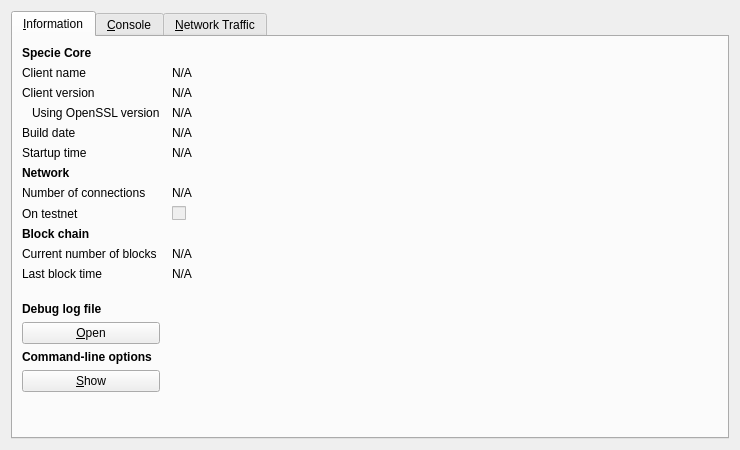
<?xml version="1.0" encoding="UTF-8"?>
<ui version="4.0">
 <class>RPCConsole</class>
 <widget class="QDialog" name="RPCConsole">
  <property name="geometry">
   <rect>
    <x>0</x>
    <y>0</y>
    <width>740</width>
    <height>450</height>
   </rect>
  </property>
  <property name="windowTitle">
   <string>Specie - Debug window</string>
  </property>
  <layout class="QVBoxLayout" name="verticalLayout_2">
   <item>
    <widget class="QTabWidget" name="tabWidget">
     <property name="currentIndex">
      <number>0</number>
     </property>
     <widget class="QWidget" name="tab_info">
      <attribute name="title">
       <string>&amp;Information</string>
      </attribute>
      <layout class="QGridLayout" name="gridLayout" columnstretch="0,1">
       <property name="horizontalSpacing">
        <number>12</number>
       </property>
       <item row="0" column="0">
        <widget class="QLabel" name="label_9">
         <property name="font">
          <font>
           <weight>75</weight>
           <bold>true</bold>
          </font>
         </property>
         <property name="text">
          <string>Specie Core</string>
         </property>
        </widget>
       </item>
       <item row="1" column="0">
        <widget class="QLabel" name="label_5">
         <property name="text">
          <string>Client name</string>
         </property>
        </widget>
       </item>
       <item row="1" column="1">
        <widget class="QLabel" name="clientName">
         <property name="cursor">
          <cursorShape>IBeamCursor</cursorShape>
         </property>
         <property name="text">
          <string>N/A</string>
         </property>
         <property name="textFormat">
          <enum>Qt::PlainText</enum>
         </property>
         <property name="textInteractionFlags">
          <set>Qt::LinksAccessibleByMouse|Qt::TextSelectableByKeyboard|Qt::TextSelectableByMouse</set>
         </property>
        </widget>
       </item>
       <item row="2" column="0">
        <widget class="QLabel" name="label_6">
         <property name="text">
          <string>Client version</string>
         </property>
        </widget>
       </item>
       <item row="2" column="1">
        <widget class="QLabel" name="clientVersion">
         <property name="cursor">
          <cursorShape>IBeamCursor</cursorShape>
         </property>
         <property name="text">
          <string>N/A</string>
         </property>
         <property name="textFormat">
          <enum>Qt::PlainText</enum>
         </property>
         <property name="textInteractionFlags">
          <set>Qt::LinksAccessibleByMouse|Qt::TextSelectableByKeyboard|Qt::TextSelectableByMouse</set>
         </property>
        </widget>
       </item>
       <item row="3" column="0">
        <widget class="QLabel" name="label_14">
         <property name="text">
          <string>Using OpenSSL version</string>
         </property>
         <property name="indent">
          <number>10</number>
         </property>
        </widget>
       </item>
       <item row="3" column="1">
        <widget class="QLabel" name="openSSLVersion">
         <property name="cursor">
          <cursorShape>IBeamCursor</cursorShape>
         </property>
         <property name="text">
          <string>N/A</string>
         </property>
         <property name="textFormat">
          <enum>Qt::PlainText</enum>
         </property>
         <property name="textInteractionFlags">
          <set>Qt::LinksAccessibleByMouse|Qt::TextSelectableByKeyboard|Qt::TextSelectableByMouse</set>
         </property>
        </widget>
       </item>
       <item row="4" column="0">
        <widget class="QLabel" name="label_12">
         <property name="text">
          <string>Build date</string>
         </property>
        </widget>
       </item>
       <item row="4" column="1">
        <widget class="QLabel" name="buildDate">
         <property name="cursor">
          <cursorShape>IBeamCursor</cursorShape>
         </property>
         <property name="text">
          <string>N/A</string>
         </property>
         <property name="textFormat">
          <enum>Qt::PlainText</enum>
         </property>
         <property name="textInteractionFlags">
          <set>Qt::LinksAccessibleByMouse|Qt::TextSelectableByKeyboard|Qt::TextSelectableByMouse</set>
         </property>
        </widget>
       </item>
       <item row="5" column="0">
        <widget class="QLabel" name="label_13">
         <property name="text">
          <string>Startup time</string>
         </property>
        </widget>
       </item>
       <item row="5" column="1">
        <widget class="QLabel" name="startupTime">
         <property name="cursor">
          <cursorShape>IBeamCursor</cursorShape>
         </property>
         <property name="text">
          <string>N/A</string>
         </property>
         <property name="textFormat">
          <enum>Qt::PlainText</enum>
         </property>
         <property name="textInteractionFlags">
          <set>Qt::LinksAccessibleByMouse|Qt::TextSelectableByKeyboard|Qt::TextSelectableByMouse</set>
         </property>
        </widget>
       </item>
       <item row="6" column="0">
        <widget class="QLabel" name="label_11">
         <property name="font">
          <font>
           <weight>75</weight>
           <bold>true</bold>
          </font>
         </property>
         <property name="text">
          <string>Network</string>
         </property>
        </widget>
       </item>
       <item row="7" column="0">
        <widget class="QLabel" name="label_7">
         <property name="text">
          <string>Number of connections</string>
         </property>
        </widget>
       </item>
       <item row="7" column="1">
        <widget class="QLabel" name="numberOfConnections">
         <property name="cursor">
          <cursorShape>IBeamCursor</cursorShape>
         </property>
         <property name="text">
          <string>N/A</string>
         </property>
         <property name="textFormat">
          <enum>Qt::PlainText</enum>
         </property>
         <property name="textInteractionFlags">
          <set>Qt::LinksAccessibleByMouse|Qt::TextSelectableByKeyboard|Qt::TextSelectableByMouse</set>
         </property>
        </widget>
       </item>
       <item row="8" column="0">
        <widget class="QLabel" name="label_8">
         <property name="text">
          <string>On testnet</string>
         </property>
        </widget>
       </item>
       <item row="8" column="1">
        <widget class="QCheckBox" name="isTestNet">
         <property name="enabled">
          <bool>false</bool>
         </property>
         <property name="text">
          <string/>
         </property>
        </widget>
       </item>
       <item row="9" column="0">
        <widget class="QLabel" name="label_10">
         <property name="font">
          <font>
           <weight>75</weight>
           <bold>true</bold>
          </font>
         </property>
         <property name="text">
          <string>Block chain</string>
         </property>
        </widget>
       </item>
       <item row="10" column="0">
        <widget class="QLabel" name="label_3">
         <property name="text">
          <string>Current number of blocks</string>
         </property>
        </widget>
       </item>
       <item row="10" column="1">
        <widget class="QLabel" name="numberOfBlocks">
         <property name="cursor">
          <cursorShape>IBeamCursor</cursorShape>
         </property>
         <property name="text">
          <string>N/A</string>
         </property>
         <property name="textFormat">
          <enum>Qt::PlainText</enum>
         </property>
         <property name="textInteractionFlags">
          <set>Qt::LinksAccessibleByMouse|Qt::TextSelectableByKeyboard|Qt::TextSelectableByMouse</set>
         </property>
        </widget>
       </item>
       <item row="11" column="0">
        <widget class="QLabel" name="label_2">
         <property name="text">
          <string>Last block time</string>
         </property>
        </widget>
       </item>
       <item row="11" column="1">
        <widget class="QLabel" name="lastBlockTime">
         <property name="cursor">
          <cursorShape>IBeamCursor</cursorShape>
         </property>
         <property name="text">
          <string>N/A</string>
         </property>
         <property name="textFormat">
          <enum>Qt::PlainText</enum>
         </property>
         <property name="textInteractionFlags">
          <set>Qt::LinksAccessibleByMouse|Qt::TextSelectableByKeyboard|Qt::TextSelectableByMouse</set>
         </property>
        </widget>
       </item>
       <item row="12" column="0">
        <spacer name="verticalSpacer_2">
         <property name="orientation">
          <enum>Qt::Vertical</enum>
         </property>
         <property name="sizeHint" stdset="0">
          <size>
           <width>20</width>
           <height>20</height>
          </size>
         </property>
        </spacer>
       </item>
       <item row="13" column="0">
        <widget class="QLabel" name="labelDebugLogfile">
         <property name="font">
          <font>
           <weight>75</weight>
           <bold>true</bold>
          </font>
         </property>
         <property name="text">
          <string>Debug log file</string>
         </property>
        </widget>
       </item>
       <item row="14" column="0">
        <widget class="QPushButton" name="openDebugLogfileButton">
         <property name="toolTip">
          <string>Open the Specie debug log file from the current data directory. This can take a few seconds for large log files.</string>
         </property>
         <property name="text">
          <string>&amp;Open</string>
         </property>
         <property name="autoDefault">
          <bool>false</bool>
         </property>
        </widget>
       </item>
       <item row="15" column="0">
        <widget class="QLabel" name="labelCLOptions">
         <property name="font">
          <font>
           <weight>75</weight>
           <bold>true</bold>
          </font>
         </property>
         <property name="text">
          <string>Command-line options</string>
         </property>
        </widget>
       </item>
       <item row="16" column="0">
        <widget class="QPushButton" name="showCLOptionsButton">
         <property name="toolTip">
          <string>Show the Specie-Qt help message to get a list with possible Specie command-line options.</string>
         </property>
         <property name="text">
          <string>&amp;Show</string>
         </property>
         <property name="autoDefault">
          <bool>false</bool>
         </property>
        </widget>
       </item>
       <item row="17" column="0">
        <spacer name="verticalSpacer">
         <property name="orientation">
          <enum>Qt::Vertical</enum>
         </property>
         <property name="sizeHint" stdset="0">
          <size>
           <width>20</width>
           <height>40</height>
          </size>
         </property>
        </spacer>
       </item>
      </layout>
     </widget>
     <widget class="QWidget" name="tab_console">
      <attribute name="title">
       <string>&amp;Console</string>
      </attribute>
      <layout class="QVBoxLayout" name="verticalLayout_3">
       <property name="spacing">
        <number>3</number>
       </property>
       <item>
        <widget class="QTextEdit" name="messagesWidget">
         <property name="minimumSize">
          <size>
           <width>0</width>
           <height>100</height>
          </size>
         </property>
         <property name="readOnly">
          <bool>true</bool>
         </property>
         <property name="tabKeyNavigation" stdset="0">
          <bool>false</bool>
         </property>
         <property name="columnCount" stdset="0">
          <number>2</number>
         </property>
        </widget>
       </item>
       <item>
        <layout class="QHBoxLayout" name="horizontalLayout">
         <property name="spacing">
          <number>3</number>
         </property>
         <item>
          <widget class="QLabel" name="label">
           <property name="text">
            <string notr="true">&gt;</string>
           </property>
          </widget>
         </item>
         <item>
          <widget class="QLineEdit" name="lineEdit"/>
         </item>
         <item>
          <widget class="QPushButton" name="clearButton">
           <property name="maximumSize">
            <size>
             <width>24</width>
             <height>24</height>
            </size>
           </property>
           <property name="toolTip">
            <string>Clear console</string>
           </property>
           <property name="text">
            <string/>
           </property>
           <property name="icon">
            <iconset resource="../bitcoin.qrc">
             <normaloff>:/icons/remove</normaloff>:/icons/remove</iconset>
           </property>
           <property name="shortcut">
            <string notr="true">Ctrl+L</string>
           </property>
           <property name="autoDefault">
            <bool>false</bool>
           </property>
          </widget>
         </item>
        </layout>
       </item>
      </layout>
     </widget>
     <widget class="QWidget" name="tab">
      <attribute name="title">
       <string>&amp;Network Traffic</string>
      </attribute>
      <layout class="QHBoxLayout" name="horizontalLayout_3">
       <item>
        <layout class="QVBoxLayout" name="verticalLayout_4">
         <item>
          <widget class="TrafficGraphWidget" name="trafficGraph" native="true">
           <property name="sizePolicy">
            <sizepolicy hsizetype="Expanding" vsizetype="Expanding">
             <horstretch>0</horstretch>
             <verstretch>0</verstretch>
            </sizepolicy>
           </property>
          </widget>
         </item>
         <item>
          <layout class="QHBoxLayout" name="horizontalLayout_2">
           <item>
            <widget class="QSlider" name="sldGraphRange">
             <property name="minimum">
              <number>1</number>
             </property>
             <property name="maximum">
              <number>288</number>
             </property>
             <property name="pageStep">
              <number>12</number>
             </property>
             <property name="value">
              <number>6</number>
             </property>
             <property name="orientation">
              <enum>Qt::Horizontal</enum>
             </property>
            </widget>
           </item>
           <item>
            <widget class="QLabel" name="lblGraphRange">
             <property name="minimumSize">
              <size>
               <width>100</width>
               <height>0</height>
              </size>
             </property>
             <property name="alignment">
              <set>Qt::AlignCenter</set>
             </property>
            </widget>
           </item>
           <item>
            <widget class="QPushButton" name="btnClearTrafficGraph">
             <property name="text">
              <string>&amp;Clear</string>
             </property>
            </widget>
           </item>
          </layout>
         </item>
        </layout>
       </item>
       <item>
        <layout class="QVBoxLayout" name="verticalLayout">
         <item>
          <widget class="QGroupBox" name="groupBox">
           <property name="title">
            <string>Totals</string>
           </property>
           <layout class="QVBoxLayout" name="verticalLayout_5">
            <item>
             <layout class="QHBoxLayout" name="horizontalLayout_4">
              <item>
               <widget class="Line" name="line">
                <property name="sizePolicy">
                 <sizepolicy hsizetype="Fixed" vsizetype="Fixed">
                  <horstretch>0</horstretch>
                  <verstretch>0</verstretch>
                 </sizepolicy>
                </property>
                <property name="minimumSize">
                 <size>
                  <width>10</width>
                  <height>0</height>
                 </size>
                </property>
                <property name="palette">
                 <palette>
                  <active>
                   <colorrole role="Light">
                    <brush brushstyle="SolidPattern">
                     <color alpha="255">
                      <red>0</red>
                      <green>255</green>
                      <blue>0</blue>
                     </color>
                    </brush>
                   </colorrole>
                  </active>
                  <inactive>
                   <colorrole role="Light">
                    <brush brushstyle="SolidPattern">
                     <color alpha="255">
                      <red>0</red>
                      <green>255</green>
                      <blue>0</blue>
                     </color>
                    </brush>
                   </colorrole>
                  </inactive>
                  <disabled>
                   <colorrole role="Light">
                    <brush brushstyle="SolidPattern">
                     <color alpha="255">
                      <red>0</red>
                      <green>255</green>
                      <blue>0</blue>
                     </color>
                    </brush>
                   </colorrole>
                  </disabled>
                 </palette>
                </property>
                <property name="orientation">
                 <enum>Qt::Horizontal</enum>
                </property>
               </widget>
              </item>
              <item>
               <widget class="QLabel" name="label_16">
                <property name="text">
                 <string>In:</string>
                </property>
               </widget>
              </item>
              <item>
               <widget class="QLabel" name="lblBytesIn">
                <property name="minimumSize">
                 <size>
                  <width>50</width>
                  <height>0</height>
                 </size>
                </property>
                <property name="alignment">
                 <set>Qt::AlignRight|Qt::AlignTrailing|Qt::AlignVCenter</set>
                </property>
               </widget>
              </item>
             </layout>
            </item>
            <item>
             <layout class="QHBoxLayout" name="horizontalLayout_5">
              <item>
               <widget class="Line" name="line_2">
                <property name="sizePolicy">
                 <sizepolicy hsizetype="Fixed" vsizetype="Fixed">
                  <horstretch>0</horstretch>
                  <verstretch>0</verstretch>
                 </sizepolicy>
                </property>
                <property name="minimumSize">
                 <size>
                  <width>10</width>
                  <height>0</height>
                 </size>
                </property>
                <property name="palette">
                 <palette>
                  <active>
                   <colorrole role="Light">
                    <brush brushstyle="SolidPattern">
                     <color alpha="255">
                      <red>255</red>
                      <green>0</green>
                      <blue>0</blue>
                     </color>
                    </brush>
                   </colorrole>
                  </active>
                  <inactive>
                   <colorrole role="Light">
                    <brush brushstyle="SolidPattern">
                     <color alpha="255">
                      <red>255</red>
                      <green>0</green>
                      <blue>0</blue>
                     </color>
                    </brush>
                   </colorrole>
                  </inactive>
                  <disabled>
                   <colorrole role="Light">
                    <brush brushstyle="SolidPattern">
                     <color alpha="255">
                      <red>255</red>
                      <green>0</green>
                      <blue>0</blue>
                     </color>
                    </brush>
                   </colorrole>
                  </disabled>
                 </palette>
                </property>
                <property name="orientation">
                 <enum>Qt::Horizontal</enum>
                </property>
               </widget>
              </item>
              <item>
               <widget class="QLabel" name="label_17">
                <property name="text">
                 <string>Out:</string>
                </property>
               </widget>
              </item>
              <item>
               <widget class="QLabel" name="lblBytesOut">
                <property name="minimumSize">
                 <size>
                  <width>50</width>
                  <height>0</height>
                 </size>
                </property>
                <property name="alignment">
                 <set>Qt::AlignRight|Qt::AlignTrailing|Qt::AlignVCenter</set>
                </property>
               </widget>
              </item>
             </layout>
            </item>
            <item>
             <spacer name="verticalSpacer_4">
              <property name="orientation">
               <enum>Qt::Vertical</enum>
              </property>
              <property name="sizeHint" stdset="0">
               <size>
                <width>20</width>
                <height>407</height>
               </size>
              </property>
             </spacer>
            </item>
           </layout>
          </widget>
         </item>
        </layout>
       </item>
      </layout>
     </widget>
    </widget>
   </item>
  </layout>
 </widget>
 <customwidgets>
  <customwidget>
   <class>TrafficGraphWidget</class>
   <extends>QWidget</extends>
   <header>trafficgraphwidget.h</header>
   <container>1</container>
   <slots>
    <slot>clear()</slot>
   </slots>
  </customwidget>
 </customwidgets>
 <resources>
  <include location="../bitcoin.qrc"/>
 </resources>
 <connections/>
</ui>
